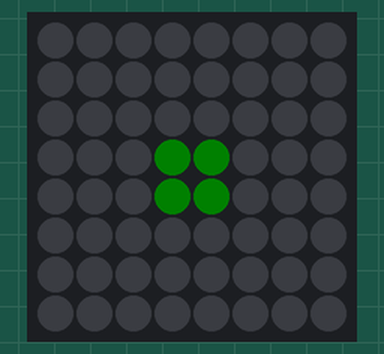
This sketch was run on a simulated Arduino Uno, built with avr-gcc and run on an emulated ATmega328P. Shown: 8×8 RGB LED matrix (first LED top left, wired row by row). Dim RGB values are drawn brighter than linear.

Above: at 0.1 s.
At 0.6 s:
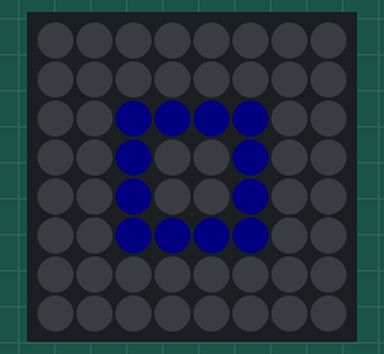
At 1.1 s:
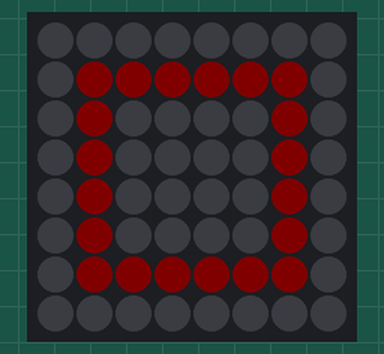
At 1.7 s:
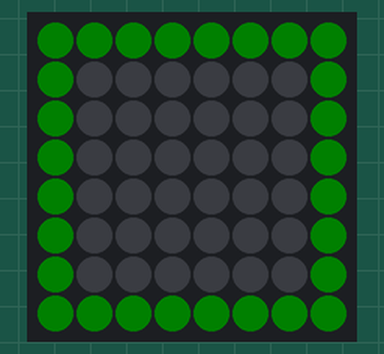
At 3.34 s:
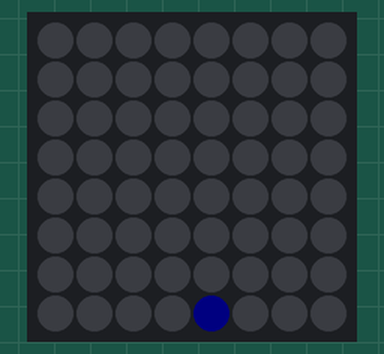
At 5.06 s:
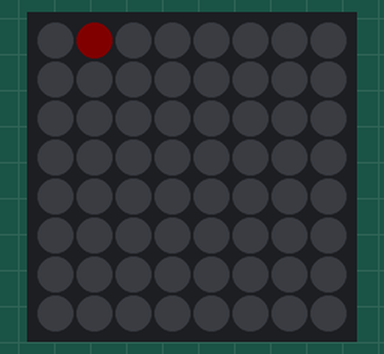

Measured:
- by itself, everything shown: repeats every 5.1 s, in 32 steps
- what the display in image 1 shows lasts 0.6 s, from 0.5 s to 1.1 s

The sketch:

Matrice_de_LEDs.ino
```cpp
# include <Adafruit_NeoPixel.h>
# include <Adafruit_GFX.h>
# include <Adafruit_NeoMatrix.h>


int donnees = 2;

// MATRIX DECLARATION:
// Parameter 1 = width of NeoPixel matrix
// Parameter 2 = height of matrix
// Parameter 3 = pin number (most are valid)
// Parameter 4 = matrix layout flags, add together as needed:
//   NEO_MATRIX_TOP, NEO_MATRIX_BOTTOM, NEO_MATRIX_LEFT, NEO_MATRIX_RIGHT:
//     Position of the FIRST LED in the matrix; pick two, e.g.
//     NEO_MATRIX_TOP + NEO_MATRIX_LEFT for the top-left corner.
//   NEO_MATRIX_ROWS, NEO_MATRIX_COLUMNS: LEDs are arranged in horizontal
//     rows or in vertical columns, respectively; pick one or the other.
//   NEO_MATRIX_PROGRESSIVE, NEO_MATRIX_ZIGZAG: all rows/columns proceed
//     in the same order, or alternate lines reverse direction; pick one.
//   See example below for these values in action.
// Parameter 5 = pixel type flags, add together as needed:
//   NEO_KHZ800  800 KHz bitstream (most NeoPixel products w/WS2812 LEDs)
//   NEO_KHZ400  400 KHz (classic 'v1' (not v2) FLORA pixels, WS2811 drivers)
//   NEO_GRB     Pixels are wired for GRB bitstream (most NeoPixel products)
//   NEO_RGB     Pixels are wired for RGB bitstream (v1 FLORA pixels, not v2)

Adafruit_NeoMatrix matrix = Adafruit_NeoMatrix (8, 8, donnees,
  NEO_MATRIX_TOP     + NEO_MATRIX_RIGHT +
  NEO_MATRIX_COLUMNS + NEO_MATRIX_PROGRESSIVE,
  NEO_GRB            + NEO_KHZ800);


uint16_t red = matrix.Color(255, 0, 0);
uint16_t green = matrix.Color(0, 255, 0);
uint16_t blue = matrix.Color(0, 0, 255);
uint16_t yellow = matrix.Color(127, 127, 0);
uint16_t black = matrix.Color(0, 0, 0);

const uint16_t colors[] = {red, green, blue, yellow};


void reset ()
{
  matrix.fillScreen (black);
}


int bp1 = 4;
int bp2 = 5;

bool menu;

int ligne;
int colonne;

bool rebond = false;
int direc = 0;


void carre (int taille, uint16_t coul)
{
  reset ();

  for (int i = 0; i < taille * 2; i ++)
  {
    // haut
    ligne = 4 - taille;
    colonne = ligne + i;
    matrix.drawPixel (ligne, colonne, coul);

    // bas
    ligne = 3 + taille;
    matrix.drawPixel (ligne, colonne, coul);

    // gauche
    colonne = 4 - taille;
    ligne = colonne + i;
    matrix.drawPixel (ligne, colonne, coul);

    // droite
    colonne = 3 + taille;
    matrix.drawPixel (ligne, colonne, coul);
  }

  matrix.show ();
}


void bouton_gauche ()
{
  Serial.println ("gauche");
  menu = false;

  if (! rebond)
  {
    direc --;

    rebond = true;
    delay (100);
    rebond = false;
  }
}

void bouton_droit ()
{
  Serial.println ("droit");
  menu = false;

  if (! rebond)
  {
    direc ++;

    rebond = true;
    delay (100);
    rebond = false;
  }
}


void setup ()
{
  Serial.begin (9600);

  matrix.begin ();
  matrix.setBrightness (5);
  reset ();
  matrix.show ();

  pinMode (bp1, INPUT_PULLUP);
  attachInterrupt (digitalPinToInterrupt (bp1), bouton_gauche, FALLING);
  pinMode (bp2, INPUT_PULLUP);
  attachInterrupt (digitalPinToInterrupt (bp2), bouton_droit, FALLING);
}


void loop()
{
  reset ();
  menu = true;

  while (menu)
  {

    // 3.2 - Carrés concentriques

    for (int taille = 1; taille <= 4; taille ++)
    {
      carre (taille, colors[taille % 3]);
      delay (500);
    }


    // 4 - Promenade sur un carré

    for (int cote = 1; cote <= 4; cote ++)
    {
      for (int i = 0; i <= 6; i ++)
      {
        reset ();
        switch (cote)
        {

          // haut
          case 1:

            ligne = 0;
            colonne = i;
            break;

          // droite
          case 2:

            ligne = i;
            colonne = 7;
            break;

          // bas
          case 3:

            ligne = 7;
            colonne = 7 - i;
            break;

          // gauche
          case 4:

            ligne = 7 - i;
            colonne = 0;
            break;
        }

        matrix.drawPixel (ligne, colonne, colors[cote % 4]);
        matrix.show ();
        delay (100);
      }
    }

  }


  // 5 - Snake

  // 5.1 - Fonctionnement de base

  // gauche
  ligne = 3;
  colonne = 0;

  while (true)
  {
    reset ();

    switch (direc)
    {
      // droite
      case 0:

        colonne ++;
        break;

      // bas
      case 1:

        ligne ++;
        break;

      // gauche
      case 2:

        colonne --;
        break;

      // haut
      case 3:

        ligne --;
        break;
    }

    // Snake touche un mur
    if (ligne < 0 || ligne > 7 || colonne < 0 || colonne > 7)
    {
      matrix.fillScreen (red);
      break;
    }

    matrix.drawPixel (ligne, colonne, red);
    matrix.show ();
    delay (500);
  }
}
```
